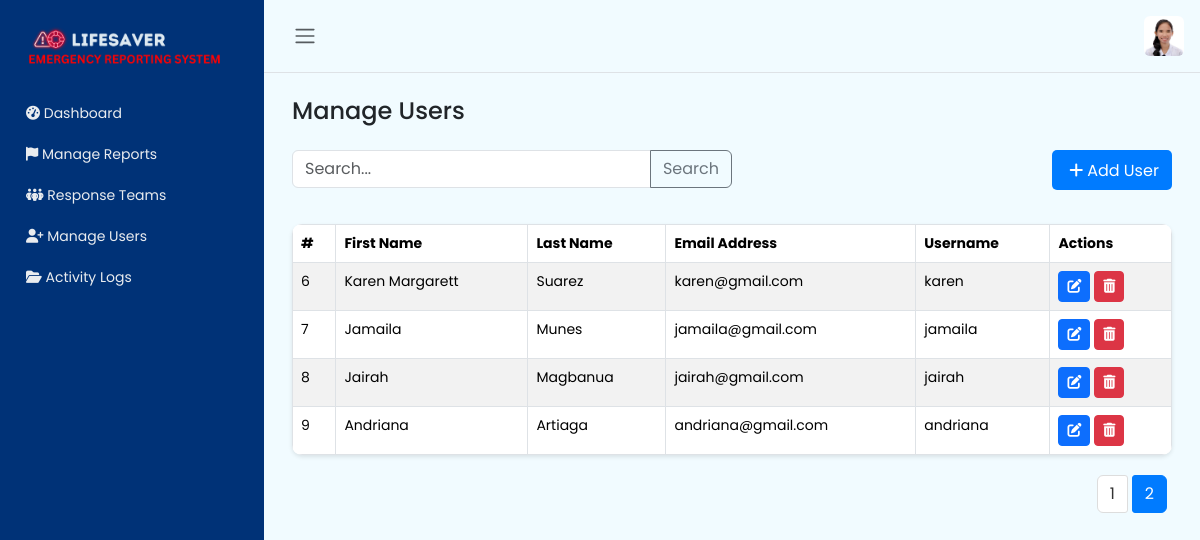
The app's page /manage_users.php?page=2 (signed in) with its own data.
### tables this page shows
CREATE TABLE `mss_users` (
  `id` int(11) NOT NULL,
  `first_name` varchar(250) NOT NULL,
  `last_name` varchar(250) NOT NULL,
  `username` varchar(250) NOT NULL,
  `password` varchar(250) NOT NULL,
  `email` varchar(250) NOT NULL,
  `contact_number` varchar(250) NOT NULL,
  `avatar` varchar(250) NOT NULL
);

### manage_users.php (the view, shortened to what this page needs)
<?php
require 'connection.php';
$limit = 5;
$page = isset($_GET['page']) ? $_GET['page'] : 1;
$start = ($page - 1) * $limit;
$search = '';
$totalQuery = "SELECT count(id) as total FROM mss_users WHERE first_name LIKE '%$search%' OR last_name LIKE '%$search%' OR email LIKE '%$search%' OR username LIKE '%$search%'";
$totalResult = $conn->query($totalQuery);
$totalData = $totalResult->fetch_assoc();
$total = $totalData['total'];
$pages = ceil($total / $limit);
$sql = "SELECT * FROM mss_users WHERE first_name LIKE '%$search%' OR last_name LIKE '%$search%' OR email LIKE '%$search%' OR username LIKE '%$search%' LIMIT $start, $limit";
$result = $conn->query($sql);
$rowNum = ($page - 1) * $limit + 1;
?>
<!DOCTYPE html>
<html lang="en">
<head>
    <link href="https://cdn.jsdelivr.net/npm/bootstrap@5.3.3/dist/css/bootstrap.min.css" rel="stylesheet">
    <link rel="stylesheet" href="css/style2.css" />
    <link rel="stylesheet" href="css/style3.css" />
    <link rel="stylesheet" href="https://cdnjs.cloudflare.com/ajax/libs/font-awesome/6.5.1/css/all.min.css"/>
</head>
<body>
    <div class="wrapper">
    <?php require 'sidebar.php' ?>
        <div class="main">
        <?php require 'navbar.php'; ?>
            <main class="content px-3 py-2">
                <div class="container-fluid mt-3">
                     <h4 class="mb-4">Manage Users</h4>
                     <div class="d-flex justify-content-end mb-3">
                        <form action="" method="get" class="input-group w-50">
                                <input type="text" class="form-control" placeholder="Search..." name="search" value="<?php echo $search; ?>">
                                <button type="submit" class="btn btn-outline-secondary">Search</button>
                        </form>
                        <a  href="users.php" class="btn btn-primary add-user-btn"><i class="fa-solid fa-plus m-1"></i>Add User</a>
                     </div>
                <table class="table table-striped table-hover table-bordered table-m">
                    <thead>
                        <tr>
                            <th >#</th>
                            <th>First Name</th>
                            <th>Last Name</th>
                            <th>Email Address</th>
                            <th>Username</th>
                            <th>Actions</th>
                        </tr>
                    </thead>
                    <tbody>
                    <?php
                        if ($result->num_rows > 0) {
                            while($row = $result->fetch_assoc()) {
                                echo "<tr>";
                                echo "<td>" . $rowNum++ . "</td>";
                                echo "<td>" . $row["first_name"] . "</td>";
                                echo "<td>" . $row["last_name"] . "</td>";
                                echo "<td>" . $row["email"] . "</td>";
                                echo "<td>" . $row["username"] . "</td>";
                                echo '<td>
                                        <a href="#" class="btn btn-sm btn-primary edit-btn" data-id="' . $row["id"] . '"><i class="fa-solid fa-pen-to-square"></i></a>
                                        <a href="#" class="btn btn-sm btn-danger delete-btn" data-id="' . $row["id"] . '"><i class="fa-solid fa-trash-can"></i></a>
                                      </td>';
                                echo "</tr>";
                            }
                        } else {
                            echo "<tr><td colspan='6'>No users found</td></tr>";
                        }
                    ?>
                    </tbody>
                </table>
                <nav aria-label="Page navigation">
                    <ul class="pagination justify-content-end">
                        <?php for($i = 1; $i <= $pages; $i++) : ?>
                            <li class="page-item <?php if($page == $i) echo 'active'; ?>"><a class="page-link" href="?page=<?php echo $i; ?>"><?php echo $i; ?></a></li>
                        <?php endfor; ?>
                    </ul>
                </nav>
            </main>
        </div>
    </div>
</body>
</html>

### css/style2.css (style rules this page uses)
body { font-family: 'Poppins'; font-size: 0.0875rem; opacity: 1; overflow-y: scroll; margin: 0; background: #f1fbff; }
a { cursor: pointer; text-decoration: none; }
li { list-style: none; }
.wrapper { align-items: stretch; display: flex; width: 100%; }
.main { display: flex; flex-direction: column; min-height: 100vh; min-width: 0; overflow: hidden; transition: all 0.35s ease-in-out; width: 100%; }
.content { flex: 1; max-width: 100vw; width: 100vw; }
@media (min-width:768px) { .content { max-width: auto; width: auto; } }

### css/style3.css (style rules this page uses)
* { margin: 0; padding: 0; font-family: 'Poppins'; box-sizing: border-box; }
body { background: #f1fbff; }
.input-group { margin-bottom: 20px; }
table { width: 100%; border-collapse: collapse; border-spacing: 0; background-color: #fff; border-radius: 10px; overflow: hidden; box-shadow: 0 2px 4px rgba(0, 0, 0, 0.1); }
th, td { padding: 12px 15px; text-align: left; border-bottom: 1px solid #ddd; font-size: 14px; }
th { background-color: #f8f9fa; font-weight: bold; color: #333; }
tbody tr:nth-child(even) { background-color: #f9f9f9; }
.add-user-btn { margin-left: auto; display: block; width: 120px; height: 40px; text-align: center; background-color: #007bff; color: #fff; border: none; border-radius: 5px; padding: 8px 0; text-decoration: none; }
.pagination { justify-content: center; margin-top: 20px; }
.page-item { display: inline-block; margin-right: 5px; }
.page-link { padding: 6px 12px; border: 1px solid #ddd; border-radius: 3px; color: #333; background-color: #fff; }
.page-item.active .page-link { background-color: #007bff; border-color: #007bff; color: #fff; }

### records on screen
mss_users: first_name "Karen Margarett", last_name "Suarez", email "karen@gmail.com", username "karen"
mss_users: first_name "Jamaila", last_name "Munes", email "jamaila@gmail.com", username "jamaila"
mss_users: first_name "Jairah", last_name "Magbanua", email "jairah@gmail.com", username "jairah"
mss_users: first_name "Andriana", last_name "Artiaga", email "andriana@gmail.com", username "andriana"
